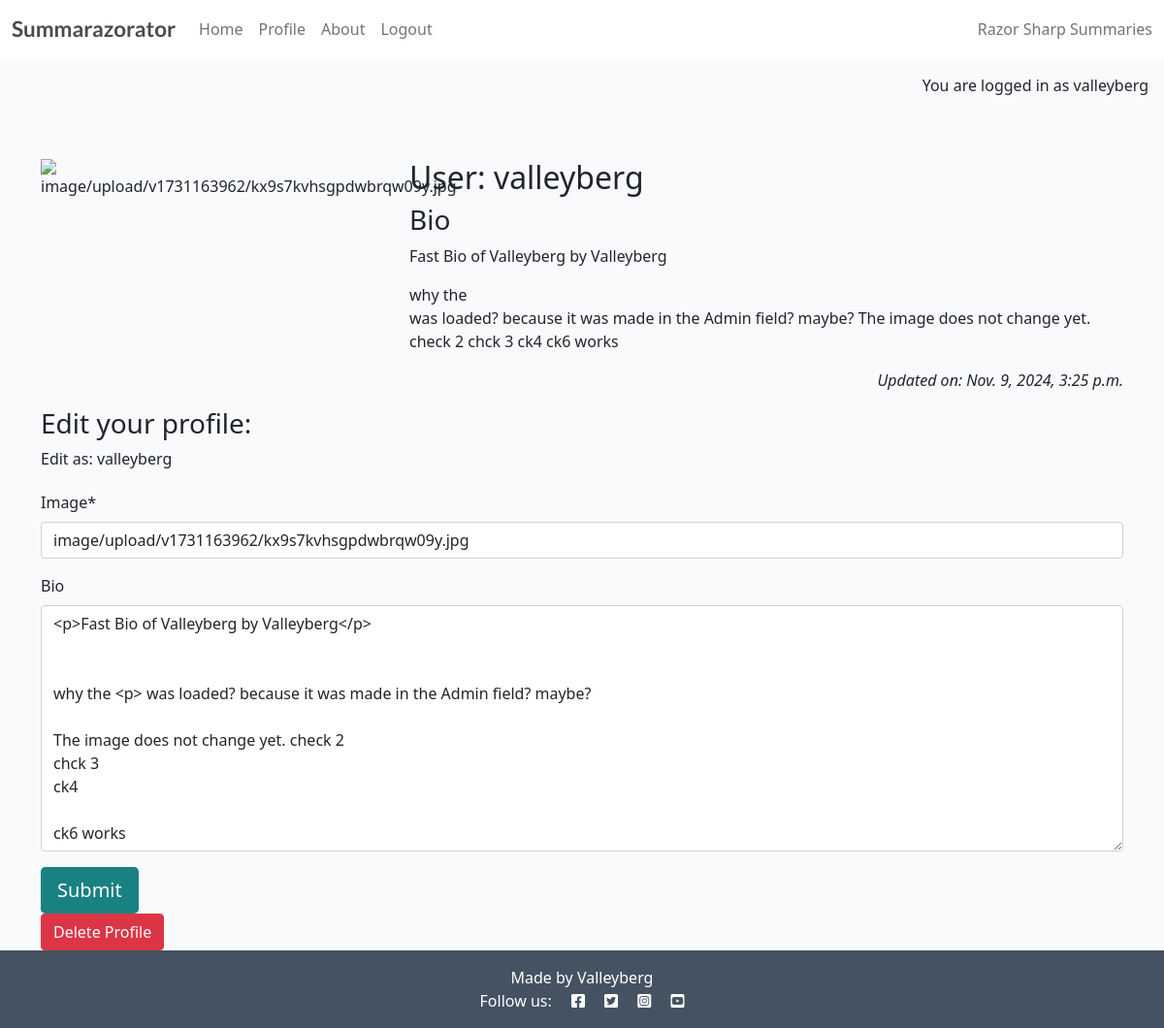
Page /profiler/edit/1/ (signed in) on the earlier database version.
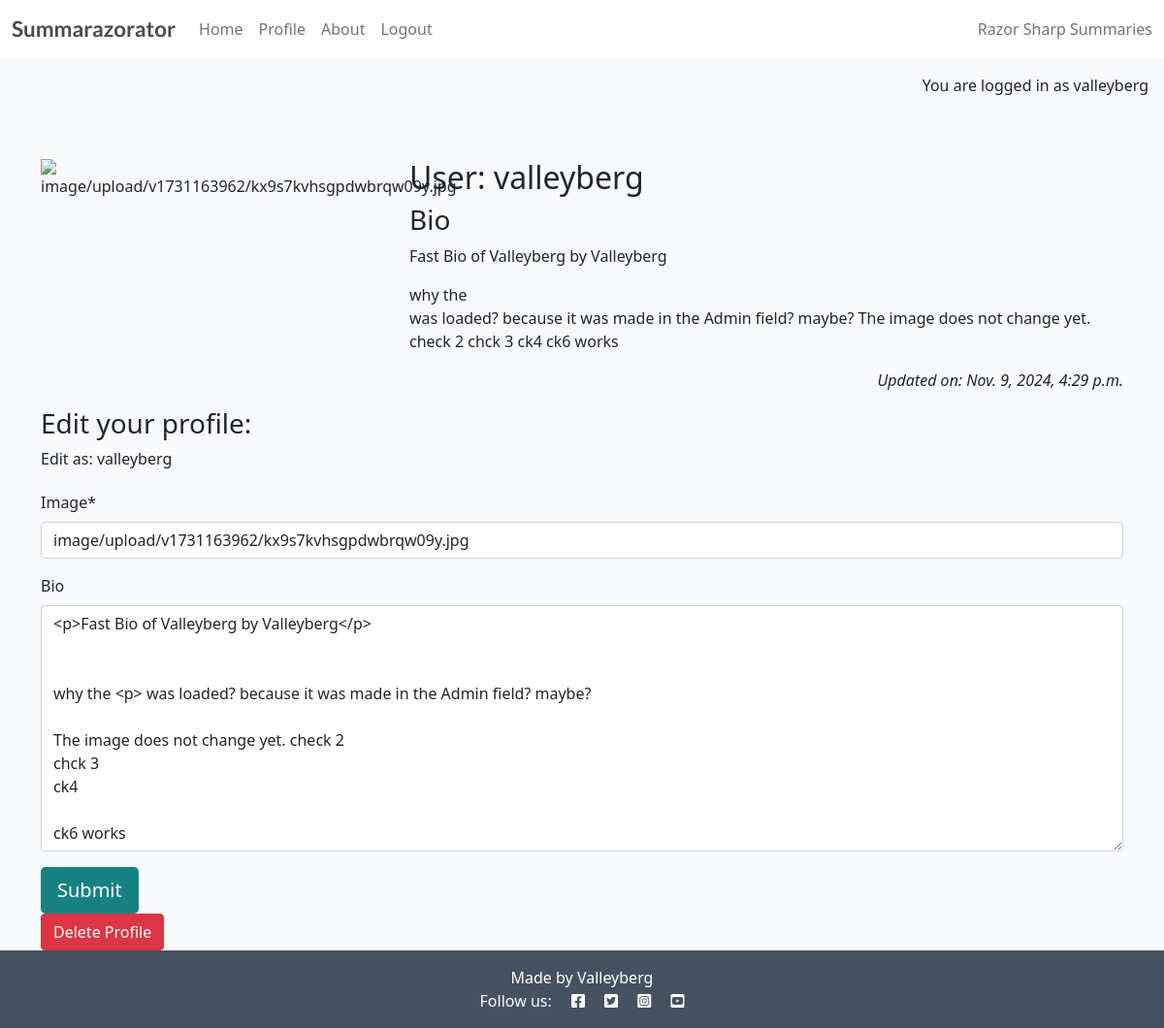
Same page on the later database version.
### profiler/models.py (models this page shows, shortened)
class Profiler(models.Model):
    user = models.OneToOneField(User, on_delete=models.CASCADE, related_name="profiler")
    image = CloudinaryField('image', default='placeholder')
    bio = models.TextField(blank=True, max_length=500)
    created_on = models.DateTimeField(auto_now_add=True)
    updated_on = models.DateTimeField(auto_now=True)
    last_posts = models.ManyToManyField(Post, blank=True, related_name="profile_posts")
    last_comments = models.ManyToManyField(Comment, blank=True, related_name="profile_comments")

### profiler/views.py (the view)
# urls.py: path('edit/<int:profiler_id>/', views.profiler_edit, name='profiler_edit'),
@login_required
def profiler_edit(request, profiler_id):
    profiler = get_object_or_404(Profiler, id=profiler_id, user=request.user)
    if request.method == "POST":
        profiler_form = ProfilerForm(request.POST, request.FILES, instance=profiler)
        if profiler_form.is_valid():
            profiler_form.save()
            messages.success(request, 'Profile Updated!')
            return HttpResponseRedirect(reverse("profiler"))
        else:
            messages.error(request, 'Error updating profile!')
    else:
        profiler_form = ProfilerForm(instance=profiler)
    return render(
        request,
        "profiler/profiler_editor.html",
        {
            'profiler_form': profiler_form,
            'profiler': profiler
        },
    )

### profiler/forms.py
class ProfilerForm(forms.ModelForm):
    class Meta:
        model = Profiler
        fields = ('image', 'bio',)

### profiler/templates/profiler/profiler_editor.html (shortened to what this page needs)
{% extends 'base.html' %}
{% block content %}
{% load static %}
{% load crispy_forms_tags %}
<div class="container mt-5">
    <div class="row">
        <div class="col-4 text-center">
            {% if profiler.image %}
            <img src="{{ profiler.image.url }}" class="scale" alt="{{ profiler.image }}">
            {% else %}
            <img src="{% static 'images/nobody.jpg' %}" class="scale" alt="placeholder image">
            {% endif %}
        </div>
        <div class="col-8" id="profiler-data">
            <h2>User: {{ profiler.user | safe }}</h2>
            <h3>Bio</h3>
            {{ profiler.bio | safe }}
        </div>
    </div>
    <div class="row">
        <div class="col text-right">
            <p class="text-end"><em>Updated on: {{ profiler.updated_on }}</em></p>
        </div>
    </div>
    {% if user.is_authenticated %}
    <h3>Edit your profile:</h3>
    <p>Edit as: {{ user.username }}</p>
    <form id="profilerForm" method="post" style="margin-top: 1.3em;" enctype="multipart/form-data">
        {{ profiler_form | crispy }}
        <button id="submitButton" type="submit" class="btn btn-signup btn-lg">Submit</button>
    </form>
    {% else %}
    <p>Log in to edit your profile.</p>
    {% endif %}
    {% if user == profiler.user %}
    <a href="{% url 'profiler_delete' profiler.pk %}" class="btn btn-danger">Delete Profile</a>
    {% endif %}
</div>
{% endblock content %}

Differences in the rows shown:
changed Profiler "image/upload/v1731163962/kx9s7kvhsgpdwbrqw09y.jpg": updated_on "Nov. 9, 2024, 3:25 p.m." → "Nov. 9, 2024, 4:29 p.m."
